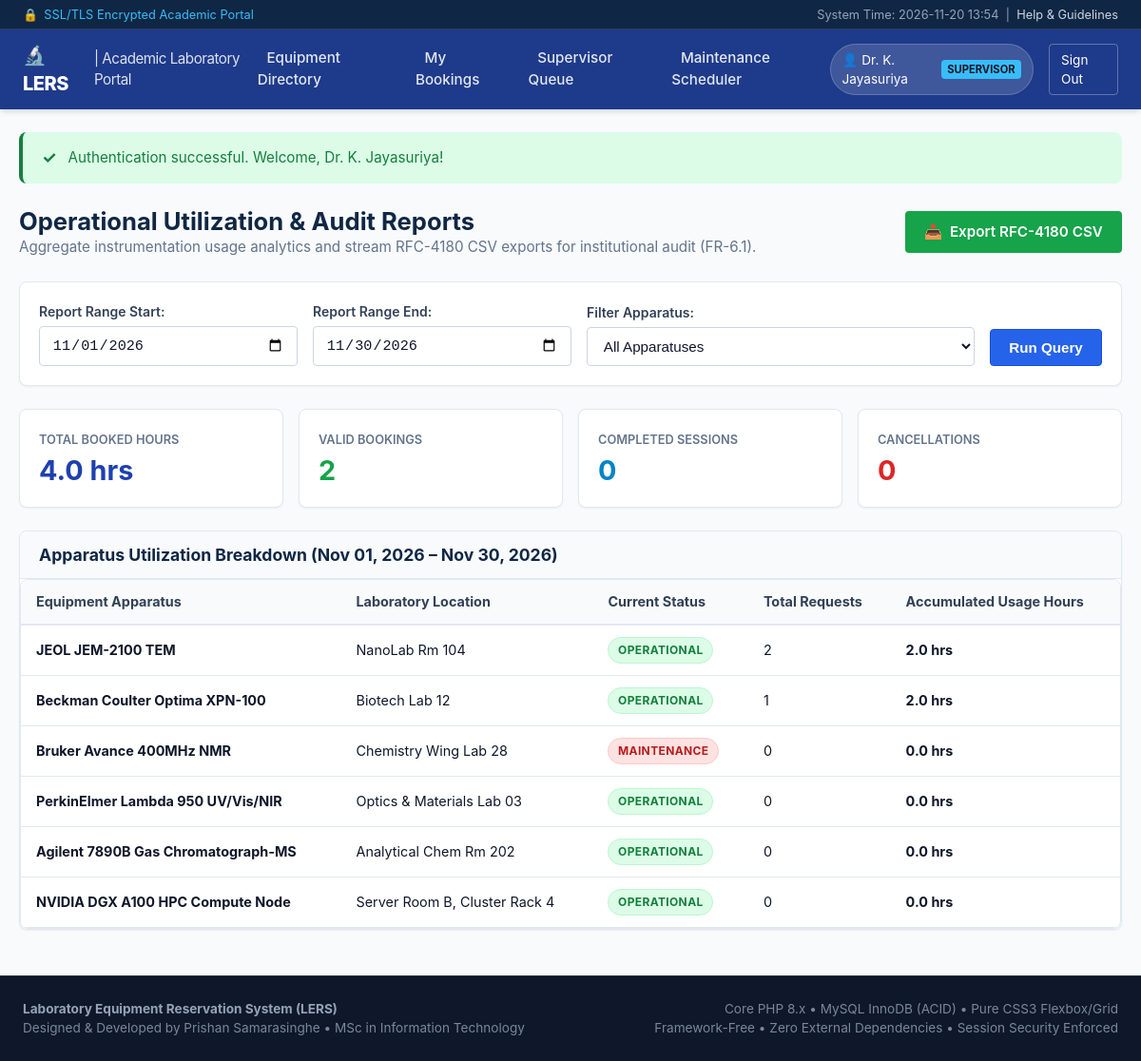
Screenshot of /reports.php (signed in) with the database file from the repository.
### tables this page shows
CREATE TABLE `equipment` (
    `equipment_id` INT AUTO_INCREMENT PRIMARY KEY,
    `equipment_name` VARCHAR(150) NOT NULL,
    `model_number` VARCHAR(100) NOT NULL,
    `lab_location` VARCHAR(100) NOT NULL,
    `description` TEXT NOT NULL,
    `req_cert_tier` ENUM('Tier 1', 'Tier 2', 'Tier 3') NOT NULL DEFAULT 'Tier 1',
    `requires_approval` TINYINT(1) NOT NULL DEFAULT 1,
    `status` ENUM('operational', 'maintenance', 'decommissioned') NOT NULL DEFAULT 'operational',
    `maintenance_note` VARCHAR(255) DEFAULT NULL,
    `created_at` TIMESTAMP DEFAULT CURRENT_TIMESTAMP
);

### includes/auth.php (called while the page is built, shortened)
<?php
function sanitize(?string $string): string
{
    return htmlspecialchars((string)$string, ENT_QUOTES, 'UTF-8');
}

### reports.php (the view, shortened to what this page needs)
<?php
require_once __DIR__ . '/includes/auth.php';
require_once __DIR__ . '/includes/functions.php';
$startDate = trim((string)($_GET['start_date'] ?? date('Y-m-01')));
$endDate   = trim((string)($_GET['end_date'] ?? date('Y-m-t')));
$equipFilter = (int)($_GET['equipment_id'] ?? 0);
require_once __DIR__ . '/includes/header.php';
$statsSql = "
    SELECT
        COUNT(*) AS total_reservations,
        SUM(CASE WHEN status IN ('confirmed', 'completed', 'checked_out') THEN 1 ELSE 0 END) AS valid_bookings,
        SUM(CASE WHEN status = 'completed' THEN 1 ELSE 0 END) AS completed_sessions,
        SUM(CASE WHEN status = 'cancelled' THEN 1 ELSE 0 END) AS cancelled_sessions,
        COALESCE(SUM(CASE WHEN status IN ('confirmed', 'completed', 'checked_out') THEN TIMESTAMPDIFF(MINUTE, start_time, end_time) ELSE 0 END) / 60.0, 0) AS total_hours
    FROM reservations
    WHERE DATE(start_time) >= :start_date AND DATE(start_time) <= :end_date
";
$statsStmt = $pdo->prepare($statsSql);
$statsStmt->execute([':start_date' => $startDate, ':end_date' => $endDate]);
$stats = $statsStmt->fetch();
$equipUtilSql = "
    SELECT
        e.equipment_id,
        e.equipment_name,
        e.lab_location,
        e.status AS current_status,
        COUNT(r.reservation_id) AS total_requests,
        COALESCE(SUM(CASE WHEN r.status IN ('confirmed', 'completed', 'checked_out') THEN TIMESTAMPDIFF(MINUTE, r.start_time, r.end_time) ELSE 0 END) / 60.0, 0) AS operational_hours
    FROM equipment e
    LEFT JOIN reservations r ON e.equipment_id = r.equipment_id AND DATE(r.start_time) >= :start_date AND DATE(r.start_time) <= :end_date
    GROUP BY e.equipment_id, e.equipment_name, e.lab_location, e.status
    ORDER BY operational_hours DESC
";
$utilStmt = $pdo->prepare($equipUtilSql);
$utilStmt->execute([':start_date' => $startDate, ':end_date' => $endDate]);
$equipStats = $utilStmt->fetchAll();
?>
<div style="display:flex; justify-content:space-between; align-items:center; margin-bottom:1.5rem;">
    <div>
        <h1 style="font-size:1.6rem;">Operational Utilization &amp; Audit Reports</h1>
        <p style="color:var(--text-muted); font-size:0.95rem;">
            Aggregate instrumentation usage analytics and stream RFC-4180 CSV exports for institutional audit (FR-6.1).
        </p>
    </div>
    <div>
        <a href="reports.php?start_date=<?= urlencode($startDate) ?>&end_date=<?= urlencode($endDate) ?>&equipment_id=<?= $equipFilter ?>&export=csv" class="btn btn-success">
            <span>📥</span>
            <span>Export RFC-4180 CSV</span>
        </a>
    </div>
</div>
<section class="card" style="margin-bottom: 1.5rem;">
    <div class="card-body">
        <form action="reports.php" method="GET" style="display:grid; grid-template-columns: 1fr 1fr 1.5fr auto; gap: 1rem; align-items: flex-end;">
            <div>
                <label for="start_date" class="form-label">Report Range Start:</label>
                <input type="date" id="start_date" name="start_date" class="form-control" value="<?= sanitize($startDate) ?>" required>
            </div>
            <div>
                <label for="end_date" class="form-label">Report Range End:</label>
                <input type="date" id="end_date" name="end_date" class="form-control" value="<?= sanitize($endDate) ?>" required>
            </div>
            <div>
                <label for="equipment_id" class="form-label">Filter Apparatus:</label>
                <select id="equipment_id" name="equipment_id" class="form-select">
                    <option value="0">All Apparatuses</option>
                </select>
            </div>
            <div>
                <button type="submit" class="btn btn-primary">Run Query</button>
            </div>
        </form>
    </div>
</section>
<div style="display:grid; grid-template-columns: repeat(auto-fit, minmax(200px, 1fr)); gap:1rem; margin-bottom:1.5rem;">
    <div class="card" style="padding:1.25rem; margin-bottom:0;">
        <span style="font-size:0.8rem; color:var(--text-muted); font-weight:600; text-transform:uppercase;">Total Booked Hours</span>
        <h2 style="font-size:1.8rem; margin-top:0.25rem; color:#1e40af;"><?= number_format((float)$stats['total_hours'], 1) ?> hrs</h2>
    </div>
    <div class="card" style="padding:1.25rem; margin-bottom:0;">
        <span style="font-size:0.8rem; color:var(--text-muted); font-weight:600; text-transform:uppercase;">Valid Bookings</span>
        <h2 style="font-size:1.8rem; margin-top:0.25rem; color:#16a34a;"><?= (int)$stats['valid_bookings'] ?></h2>
    </div>
    <div class="card" style="padding:1.25rem; margin-bottom:0;">
        <span style="font-size:0.8rem; color:var(--text-muted); font-weight:600; text-transform:uppercase;">Completed Sessions</span>
        <h2 style="font-size:1.8rem; margin-top:0.25rem; color:#0284c7;"><?= (int)$stats['completed_sessions'] ?></h2>
    </div>
    <div class="card" style="padding:1.25rem; margin-bottom:0;">
        <span style="font-size:0.8rem; color:var(--text-muted); font-weight:600; text-transform:uppercase;">Cancellations</span>
        <h2 style="font-size:1.8rem; margin-top:0.25rem; color:#dc2626;"><?= (int)$stats['cancelled_sessions'] ?></h2>
    </div>
</div>
<section class="card">
    <div class="card-header">
        <h2 class="card-title">Apparatus Utilization Breakdown (<?= formatDate($startDate) ?> &ndash; <?= formatDate($endDate) ?>)</h2>
    </div>
    <div class="card-body" style="padding:0;">
        <div class="table-responsive">
            <table class="data-table">
                <thead>
                    <tr>
                        <th>Equipment Apparatus</th>
                        <th>Laboratory Location</th>
                        <th>Current Status</th>
                        <th>Total Requests</th>
                        <th>Accumulated Usage Hours</th>
                    </tr>
                </thead>
                <tbody>
                    <?php foreach ($equipStats as $eq): ?>
                        <tr>
                            <td><strong><?= sanitize($eq['equipment_name']) ?></strong></td>
                            <td><?= sanitize($eq['lab_location']) ?></td>
                            <td><?= renderStatusBadge($eq['current_status']) ?></td>
                            <td><?= (int)$eq['total_requests'] ?></td>
                            <td>
                                <strong><?= number_format((float)$eq['operational_hours'], 1) ?> hrs</strong>
                            </td>
                        </tr>
                    <?php endforeach; ?>
                </tbody>
            </table>
        </div>
    </div>
</section>
<?php require_once __DIR__ . '/includes/footer.php'; ?>

### includes/functions.php (shortened to what this page needs)
<?php
function getFlashes(): array
{
    $flashes = [];
    $types = ['success', 'error', 'warning', 'info'];
    foreach ($types as $type) {
        $key = 'flash_' . $type;
        if (!empty($_SESSION[$key])) {
            $flashes[$type] = $_SESSION[$key];
        }
    }
    return $flashes;
}
function renderFlashes(): string
{
    $flashes = getFlashes();
    $html = '<div class="flash-messages-container" style="margin-bottom: 1.5rem;">';
    foreach ($flashes as $type => $message) {
        $colorClass = 'alert-' . $type;
        $icon = match($type) {
            'success' => '✓',
            'error'   => '✕',
            'warning' => '⚠',
            default   => 'ℹ'
        };
        $html .= sprintf(
            '<div class="alert %s" role="alert"><span class="alert-icon">%s</span> <span>%s</span></div>',
            htmlspecialchars($colorClass, ENT_QUOTES, 'UTF-8'),
            $icon,
            htmlspecialchars($message, ENT_QUOTES, 'UTF-8')
        );
    }
    $html .= '</div>';
    return $html;
}
function formatDate(?string $datetime): string
{
    return date('M d, Y', strtotime($datetime));
}
function renderStatusBadge(string $status): string
{
    $normalized = strtolower(trim($status));
    $label = ucwords(str_replace('_', ' ', $normalized));
    $badgeClass = match($normalized) {
        'operational', 'confirmed', 'completed' => 'badge-success',
        'pending'                               => 'badge-warning',
        'maintenance', 'rejected', 'cancelled'  => 'badge-danger',
        'checked_out'                           => 'badge-info',
        'decommissioned'                        => 'badge-dark',
        default                                 => 'badge-secondary'
    };
    return sprintf(
        '<span class="badge %s">%s</span>',
        htmlspecialchars($badgeClass, ENT_QUOTES, 'UTF-8'),
        htmlspecialchars($label, ENT_QUOTES, 'UTF-8')
    );
}

### assets/css/style.css (style rules this page uses)
:root { --primary-navy: #0f2744; --primary-blue: #1e40af; --primary-blue-hover: #1d4ed8; --accent-cyan: #0284c7; --accent-teal: #0d9488; --bg-main: #f8fafc; --bg-card: #ffffff; --bg-subtle: #f1f5f9; --bg-hover: #e2e8f0; --text-main: #0f172a; --text-muted: #64748b; --text-light: #94a3b8; --border-color: #cbd5e1; --border-subtle: #e2e8f0; --color-success: #15803d; --bg-success: #dcfce7; --color-danger: #b91c1c; --bg-danger: #fee2e2; --color-warning: #b45309; --bg-warning: #fef3c7; --color-info: #0369a1; --bg-info: #e0f2fe; --radius-sm: 4px; --radius-md: 8px; --radius-lg: 12px; --shadow-sm: 0 1px 2px 0 rgba(0, 0, 0, 0.05); --shadow-md: 0 4px 6px -1px rgba(0, 0, 0, 0.1), 0 2px 4px -1px rgba(0, 0, 0, 0.06); --shadow-lg: 0 10px 15px -3px rgba(0, 0, 0, 0.1), 0 4px 6px -2px rgba(0, 0, 0, 0.05); --font-stack: -apple-system, BlinkMacSystemFont, "Segoe UI", Roboto, "Helvetica Neue", Arial, sans-serif; }
* { box-sizing: border-box; margin: 0; padding: 0; }
body { font-family: var(--font-stack); background-color: var(--bg-main); color: var(--text-main); line-height: 1.5; font-size: 15px; min-height: 100vh; display: flex; flex-direction: column; }
h1, h2, h3, h4, h5, h6 { color: var(--primary-navy); font-weight: 700; line-height: 1.25; }
a { color: var(--primary-blue); text-decoration: none; transition: color 0.15s ease-in-out; }
.flash-messages-container { display: flex; flex-direction: column; gap: 0.75rem; }
.alert { padding: 0.85rem 1.25rem; border-radius: var(--radius-md); font-size: 0.95rem; display: flex; align-items: center; gap: 0.75rem; border-left: 4px solid; }
.alert-success { background-color: var(--bg-success); color: var(--color-success); border-left-color: var(--color-success); }
.alert-icon { font-weight: bold; font-size: 1.1rem; }
.btn { display: inline-flex; align-items: center; justify-content: center; gap: 0.5rem; padding: 0.6rem 1.2rem; font-size: 0.95rem; font-weight: 600; border-radius: var(--radius-sm); border: 1px solid transparent; cursor: pointer; transition: all 0.15s ease-in-out; text-decoration: none; }
.btn-primary { background-color: #2563eb; color: #ffffff; border-color: #1d4ed8; }
.btn-success { background-color: #16a34a; color: #ffffff; }
.form-label { display: block; font-weight: 600; font-size: 0.875rem; color: #334155; margin-bottom: 0.35rem; }
.form-control, .form-select { width: 100%; padding: 0.6rem 0.8rem; font-size: 0.95rem; border: 1px solid var(--border-color); border-radius: var(--radius-sm); background-color: #ffffff; color: var(--text-main); transition: border-color 0.15s, box-shadow 0.15s; }
.card { background-color: var(--bg-card); border: 1px solid var(--border-subtle); border-radius: var(--radius-md); box-shadow: var(--shadow-sm); margin-bottom: 1.5rem; overflow: hidden; }
.card-header { padding: 0.85rem 1.25rem; background-color: #f8fafc; border-bottom: 1px solid var(--border-subtle); display: flex; justify-content: space-between; align-items: center; }
.card-title { font-size: 1.1rem; font-weight: 700; color: var(--primary-navy); margin: 0; }
.card-body { padding: 1.25rem; }
.badge { display: inline-flex; align-items: center; padding: 0.25rem 0.6rem; font-size: 0.75rem; font-weight: 700; border-radius: 9999px; text-transform: uppercase; letter-spacing: 0.03em; }
.badge-success { background-color: var(--bg-success); color: var(--color-success); border: 1px solid #bbf7d0; }
.badge-danger { background-color: var(--bg-danger); color: var(--color-danger); border: 1px solid #fecaca; }
.table-responsive { overflow-x: auto; border: 1px solid var(--border-subtle); border-radius: var(--radius-md); background-color: #ffffff; }
.data-table { width: 100%; border-collapse: collapse; text-align: left; font-size: 0.9rem; }
.data-table th { background-color: #f8fafc; color: #334155; font-weight: 700; padding: 0.75rem 1rem; border-bottom: 2px solid var(--border-subtle); }
.data-table td { padding: 0.75rem 1rem; border-bottom: 1px solid var(--border-subtle); vertical-align: middle; }

### rows the page displays
equipment: equipment_name "JEOL JEM-2100 TEM", lab_location "NanoLab Rm 104", status "OPERATIONAL", total_requests "2", operational_hours "2.0"
equipment: equipment_name "Beckman Coulter Optima XPN-100", lab_location "Biotech Lab 12", status "OPERATIONAL", total_requests "1", operational_hours "2.0"
equipment: equipment_name "Bruker Avance 400MHz NMR", lab_location "Chemistry Wing Lab 28", status "MAINTENANCE", total_requests "0", operational_hours "0.0"
equipment: equipment_name "PerkinElmer Lambda 950 UV/Vis/NIR", lab_location "Optics & Materials Lab 03", status "OPERATIONAL", total_requests "0", operational_hours "0.0"
equipment: equipment_name "Agilent 7890B Gas Chromatograph-MS", lab_location "Analytical Chem Rm 202", status "OPERATIONAL", total_requests "0", operational_hours "0.0"
equipment: equipment_name "NVIDIA DGX A100 HPC Compute Node", lab_location "Server Room B, Cluster Rack 4", status "OPERATIONAL", total_requests "0", operational_hours "0.0"

### other values shown
$currentUser['full_name'] "Dr. K. Jayasuriya"
$currentUser['role'] "SUPERVISOR"
$icon "✓"
$message "Authentication successful. Welcome, Dr. K. Jayasuriya!"
$stats['total_hours'] "4.0"
$stats['valid_bookings'] "2"
$stats['completed_sessions'] "0"
$stats['cancelled_sessions'] "0"
formatDate($startDate) "Nov 01, 2026"
formatDate($endDate) "Nov 30, 2026"
